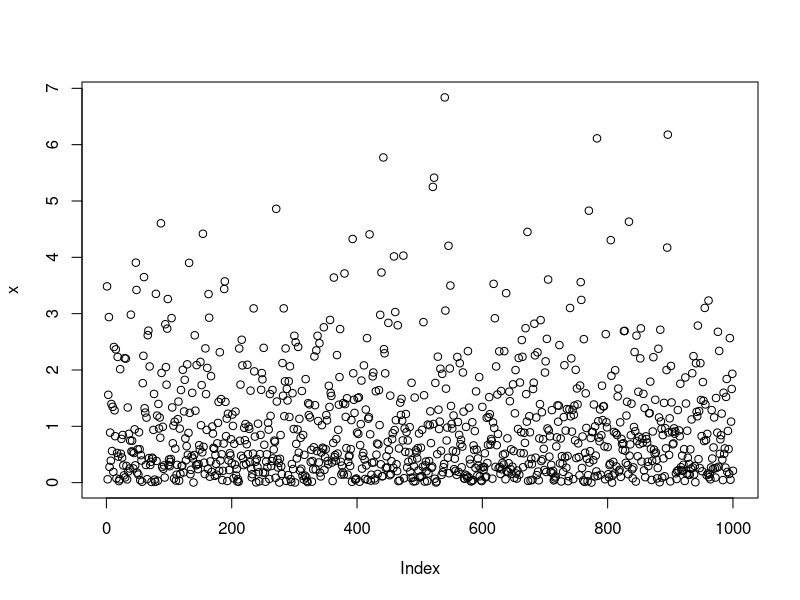

Write R code to recreate this figure. (Note: this script raises an error after producing the figure.)
## ---- chunk 1
knitr::opts_chunk$set(echo = TRUE)
## ---- chunk 2
#Running some R code.
x = rexp(1000)  
min(x)  
max(x)  
plot(x)  
## ---- chunk 3
knitr::include_graphics("../figures/rosa_banksiae.JPG")
## ---- chunk 4
knitr::include_graphics("../figures/rosa_banksiae.JPG")
## ---- chunk 5
library(ggplot2)
mtcars_ggplot = ggplot(mtcars, aes(x=wt, y=mpg)) + 
geom_point() + geom_smooth()
mtcars_ggplot
## ---- chunk 6
mtcars_ggplot
plot(rnorm(10))
## ---- chunk 7
#Default R printout (ugly)
print(head(mtcars))

#With kable function from knitr (better looking)
knitr::kable(head(mtcars),digits =1,caption = "A motorcars table")
